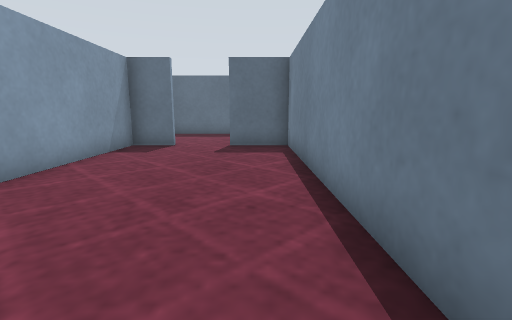
View 1 (above)

17 first-person views from a walk through a world built for the Gazebo simulator. The camera is 0.61 m above the floor, tilts 10° down and sees 85° across. The floor is counted in squares, 0.5 m on a side. Each view is taken from the middle of a square. On the plan, view 1 faces up. The plan holds only what a view shows up to about 13 squares ahead; the rest is blank. The place goes on beyond the plan. Surface patterns are stand-ins for the level's own textures.

View 2
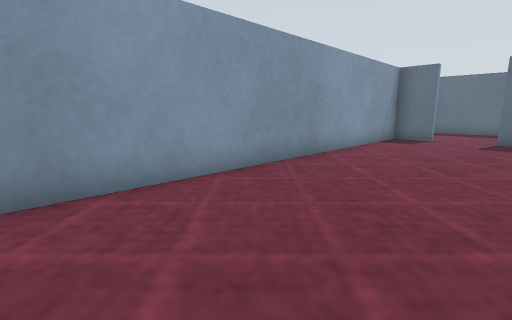

View 3
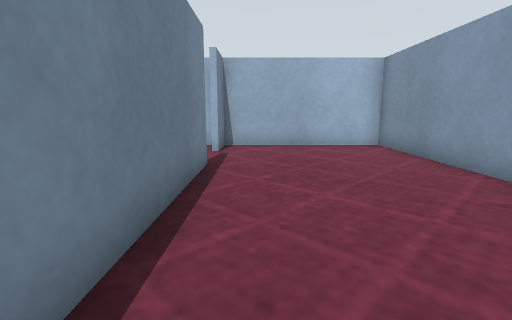

View 4
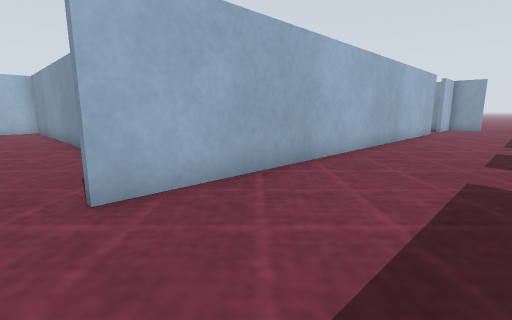

View 5
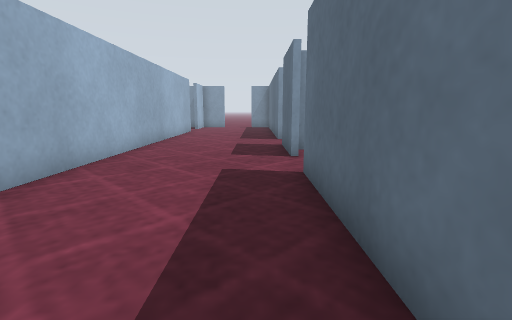

View 6
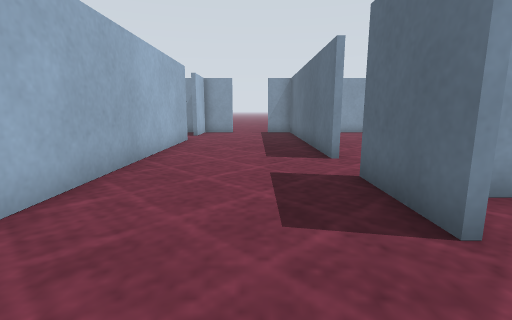

View 7
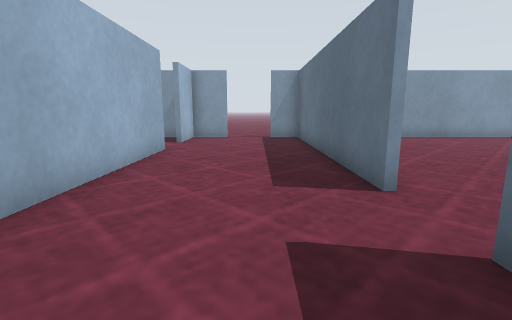

View 8
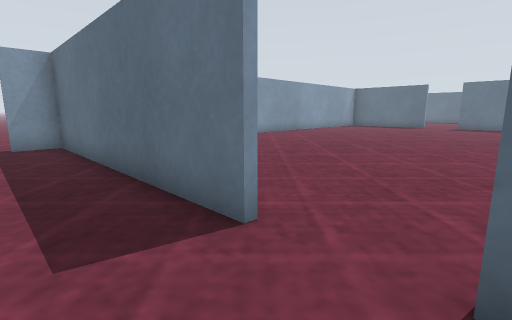

View 9
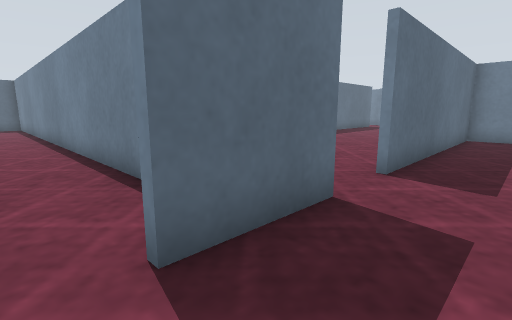

View 10
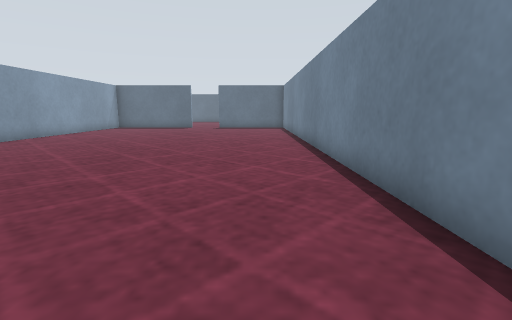

View 11
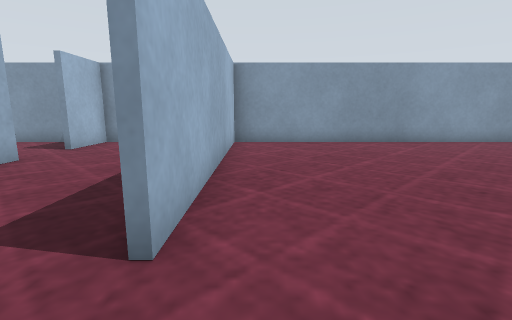

View 12
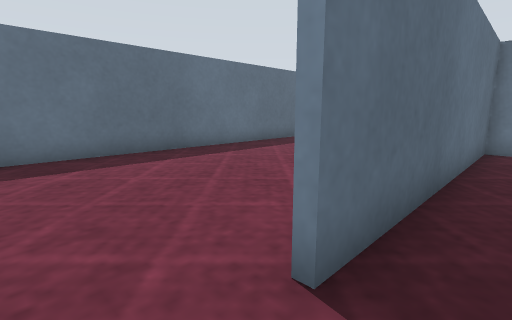

View 13
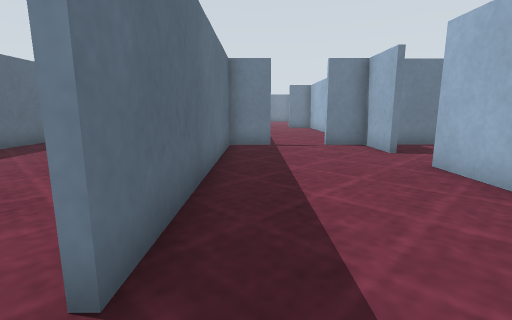

View 14
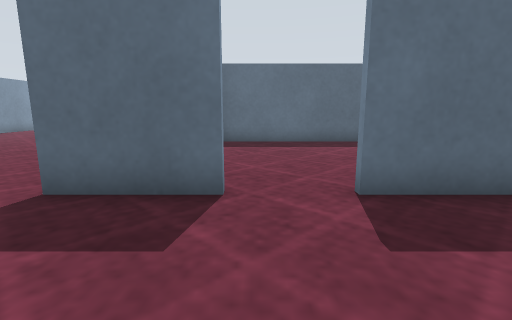

View 15
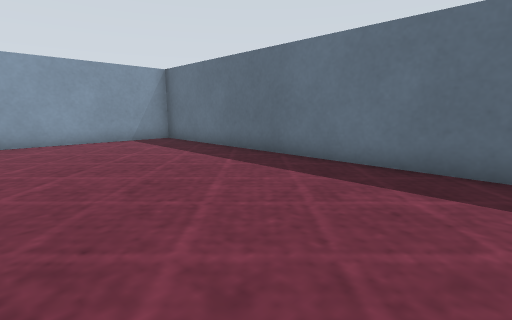

View 16
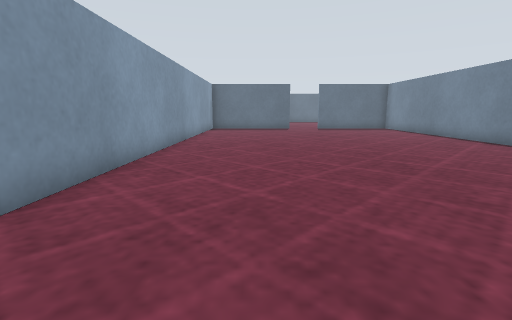

View 17
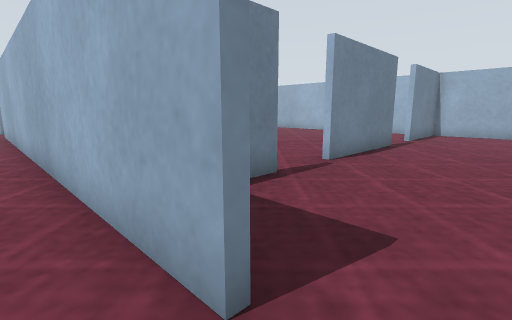

### Floor plan
Ten units are one square. View 1 is at (0, 0); x grows to the right and y downward. Boxes are objects, and circles mark ways between rooms. Rooms are numbered by the first view taken in them; rooms with no view inside come last. Other rooms are left out.
<svg viewBox="-235 -300 255 355">
<path fill="none" stroke="#000" d="M11 15 11 -100M-29 -99 -44 -99 -44 50 11 50 11 34M12 -99 -10 -99M-94 -149 -122 -149M-140 -149 -230 -149 -230 -136M-189 -101 -29 -101M-10 -101 11 -101M-230 -118 -230 -101 -208 -101M11 -134 11 -149 -75 -149M11 -100 11 -115M-110 -170 -110 -295M-230 -294 -230 -152 -141 -152M15 -222 -108 -222 -108 -152"/>
<circle cx="-15" cy="-100" r="3" fill="#2a7"/>
<circle cx="-135" cy="-150" r="3" fill="#2a7"/>
<circle cx="-85" cy="-150" r="3" fill="#2a7"/>
<text x="-10" y="-20">1</text>
<text x="-110" y="-120">2</text>
<text x="-170" y="-230">3</text>
<text x="-50" y="-190">4</text>
</svg>
Room 1 opens to room 2. Room 2 opens to room 3. Room 2 opens to room 4.

Where each view was taken, in squares from view 1:
view 1: 0 up, 0 right, facing up
view 2: 3 down, 0 right, facing up-left
view 3: 5 up, 0 right, facing down
view 4: 14 up, 2 left, facing down-left
view 5: 14 up, 2 left, facing left
view 6: 13 up, 7 left, facing left
view 7: 13 up, 10 left, facing left
view 8: 13 up, 12 left, facing up-left
view 9: 13 up, 13 left, facing up-right
view 10: 15 up, 13 left, facing up
view 11: 16 up, 12 left, facing left
view 12: 14 up, 9 left, facing up-right
view 13: 14 up, 9 left, facing right
view 14: 11 up, 9 left, facing up
view 15: 16 up, 1 right, facing up-left
view 16: 16 up, 20 left, facing up
view 17: 11 up, 20 left, facing down-right
